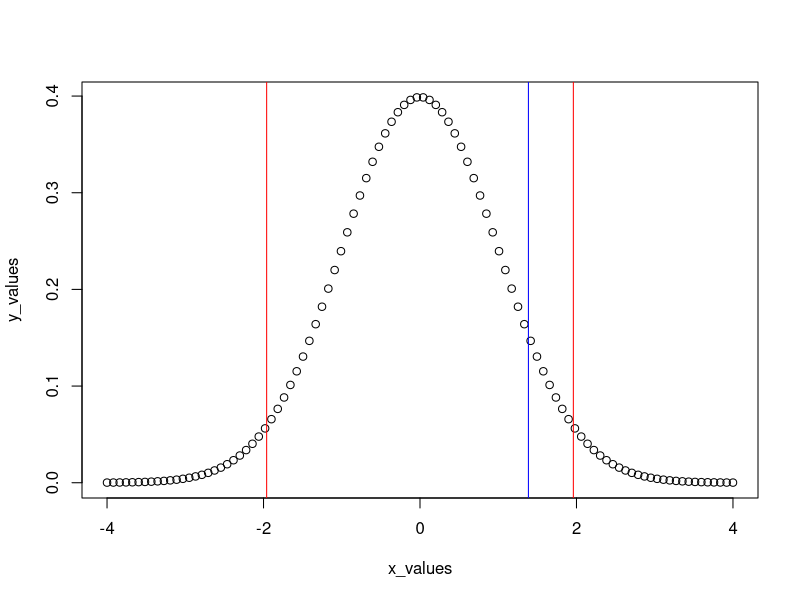

Generate this figure with R:
#Problem I am trying to solve:

#2021-22 Q3(C):

#he manufacturer of the X-15 steel-belted radial truck tire claims that the mean
#mileage the tire can be driven before the tread wears out is 60,000 miles. Assume the
#mileage wear follows the normal distribution and the standard deviation of the
#distribution is 5,000 miles. Zisan Truck Company bought 48 tires and found that the
#mean mileage for its trucks is 59,500 miles. Is Zisan's experience different from that
#claimed by the manufacturer at the .05 significance level?

mu = 60000 #mean value of normal distribution under null hypothesis
X = 59000 #computed statistic x
sigma = 5000 #standard deviation of population
n = 48 #sample size
root_n = n ** (1/2)
alpha = 0.05

z = (mu-X)/(sigma/root_n) # Computed Z statistic

#you can compute what the corresponding value would be for a specific cumulative probability under a normal curve in R

cum_prob = 1-(alpha/2)

z_critical = qnorm(cum_prob)

if (z<z_critical)
{
  cat("Hypothesis Accepted Since the calculated Z value of ",z,"is on the left region of the critical z value of ",z_critical,"\n")
  
}else
{
  cat("Hypothesis Rejected Since the calculated Z value of ",z,"is on the right region of the critical z value of ",z_critical,"\n")
}


#We can also calculate the p-value. P value is basically the probability of getting THAT specific Z value, this is easy to do in R

p_value = 1 - pnorm(z)

#It about 0.08292 So the 'Zone' that zisan landed on is wider that the significant region at 0.05

if (p_value > alpha)
{
  cat("Hypothesis Accepted Since the calculated P value of ",p_value,"is bigger than the significant value of ",alpha,"\n")
}else
{
  cat("Hypothesis Rejected Since the calculated P value of ",p_value,"is smaller than the significant value of ",alpha,"\n")
}


#Now What I want to do is try building a plot, to visualize this

x_values = seq(-4,4,length=100)
y_values = dnorm(x_values)
plot(x_values,y_values)
abline(v=z,col='blue')
abline(v=c(-z_critical,z_critical),col='red')

#this just a simple plot where I was just trying out different commands. Please forgive the crudeness :)